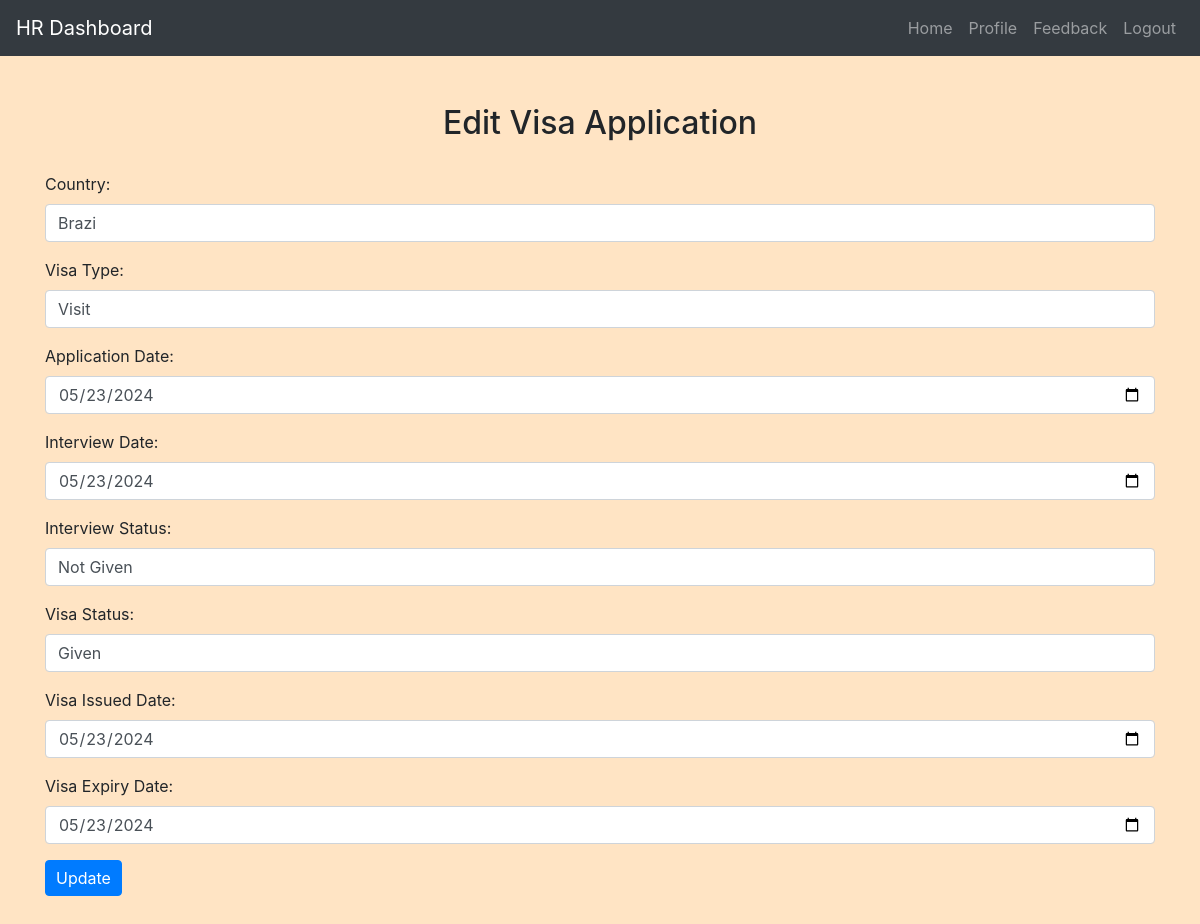
Screenshot of /hr/edit_application.php?application_id=1&employee_id=1 (signed in) with the database file from the repository.
### tables this page shows
CREATE TABLE `visa_applications` (
  `application_id` int(11) NOT NULL,
  `employee_id` int(11) DEFAULT NULL,
  `country` varchar(50) DEFAULT NULL,
  `visa_type` varchar(50) DEFAULT NULL,
  `application_date` date DEFAULT NULL,
  `interview_date` date DEFAULT NULL,
  `interview_status` varchar(50) DEFAULT NULL,
  `visa_status` varchar(50) DEFAULT NULL,
  `visa_issued_date` date DEFAULT NULL,
  `visa_expiry_date` date DEFAULT NULL,
  `created_at` timestamp NOT NULL DEFAULT current_timestamp(),
  `updated_at` timestamp NOT NULL DEFAULT current_timestamp() ON UPDATE current_timestamp()
);

### hr/edit_application.php (the view, shortened to what this page needs)
<?php
include('config.php');
$application_id = $_GET["application_id"];
$employee_id = $_GET["employee_id"];
$sql_application = "SELECT * FROM visa_applications WHERE application_id = '$application_id'";
$result_application = mysqli_query($conn, $sql_application);
$row_application = mysqli_fetch_assoc($result_application);
?>
<!DOCTYPE html>
<html>
<head>
    <link rel="stylesheet" href="https://maxcdn.bootstrapcdn.com/bootstrap/4.5.2/css/bootstrap.min.css">
    <link rel="stylesheet" href="../css/style.css">
</head>
<body>
<?php include'navbar.php'; ?>
<div class="container mt-5 mb-5">
    <h2>Edit Visa Application</h2>
    <form method="post" action="<?php echo htmlspecialchars($_SERVER["PHP_SELF"])."?application_id=".$application_id."&employee_id=".$employee_id; ?>">
        <div class="form-group">
            <label for="country">Country:</label>
            <input type="text" class="form-control" id="country" name="country" value="<?php echo $row_application["country"]; ?>" required>
        </div>
        <div class="form-group">
            <label for="visa_type">Visa Type:</label>
            <input type="text" class="form-control" id="visa_type" name="visa_type" value="<?php echo $row_application["visa_type"]; ?>" required>
        </div>
        <div class="form-group">
            <label for="application_date">Application Date:</label>
            <input type="date" class="form-control" id="application_date" name="application_date" value="<?php echo $row_application["application_date"]; ?>" required>
        </div>
        <div class="form-group">
            <label for="interview_date">Interview Date:</label>
            <input type="date" class="form-control" id="interview_date" name="interview_date" value="<?php echo $row_application["interview_date"]; ?>" required>
        </div>
        <div class="form-group">
            <label for="interview_status">Interview Status:</label>
            <input type="text" class="form-control" id="interview_status" name="interview_status" value="<?php echo $row_application["interview_status"]; ?>" required>
        </div>
        <div class="form-group">
            <label for="visa_status">Visa Status:</label>
            <input type="text" class="form-control" id="visa_status" name="visa_status" value="<?php echo $row_application["visa_status"]; ?>" required>
        </div>
        <div class="form-group">
            <label for="visa_issued_date">Visa Issued Date:</label>
            <input type="date" class="form-control" id="visa_issued_date" name="visa_issued_date" value="<?php echo $row_application["visa_issued_date"]; ?>" required>
        </div>
        <div class="form-group">
            <label for="visa_expiry_date">Visa Expiry Date:</label>
            <input type="date" class="form-control" id="visa_expiry_date" name="visa_expiry_date" value="<?php echo $row_application["visa_expiry_date"]; ?>" required>
        </div>
        <button type="submit" class="btn btn-primary">Update</button>
    </form>
</div>
</body>
</html>

### css/style.css (style rules this page uses)
body { background-color: bisque; }
h1, h2, h3, h4 { text-align: center; margin-top: 30px; margin-bottom: 30px; }
.btn-primary { padding: 5px 10px; }

### rows the page displays
visa_applications: country "Brazi", visa_type "Visit", application_date "05/23/2024", interview_date "05/23/2024", interview_status "Not Given", visa_status "Given", visa_issued_date "05/23/2024", visa_expiry_date "05/23/2024"
